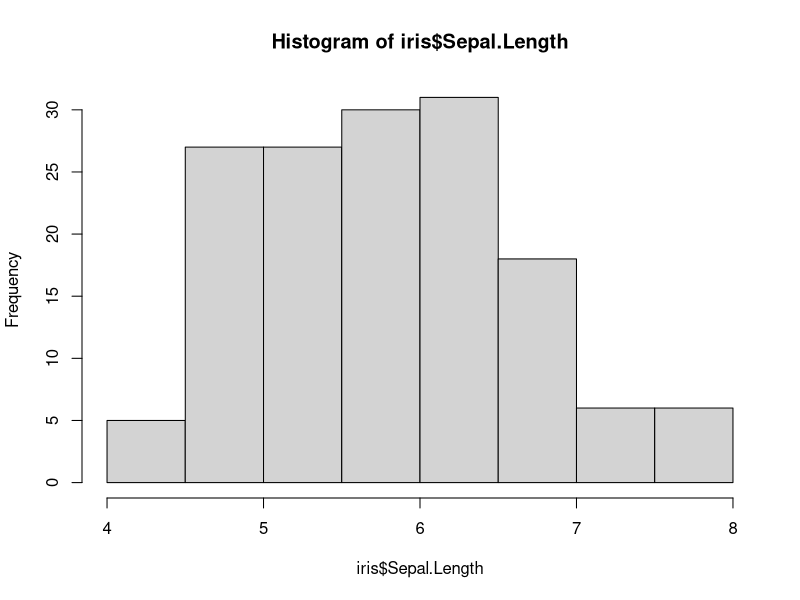
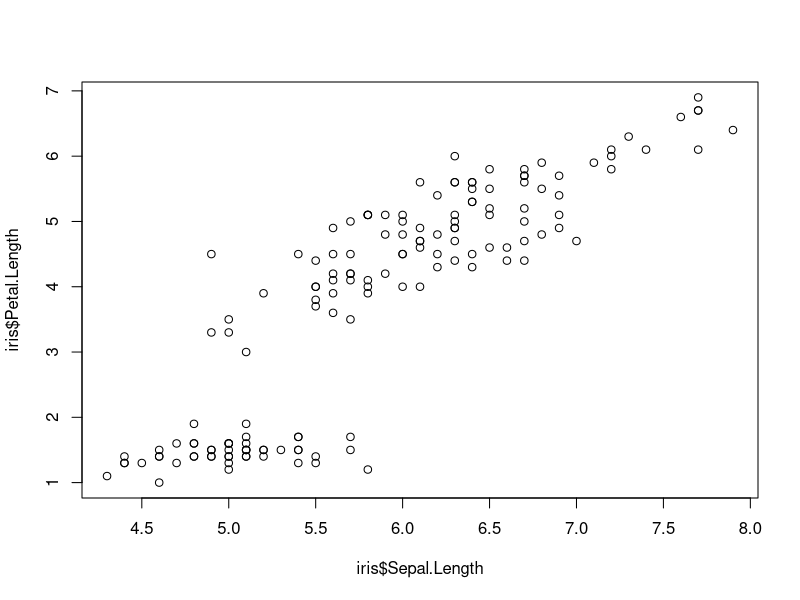

These charts were generated, in order, by the following R code:
## ---- chunk 1
data("iris")
hist(iris$Sepal.Length)
## ---- chunk 2
plot(iris$Sepal.Length, iris$Petal.Length)
